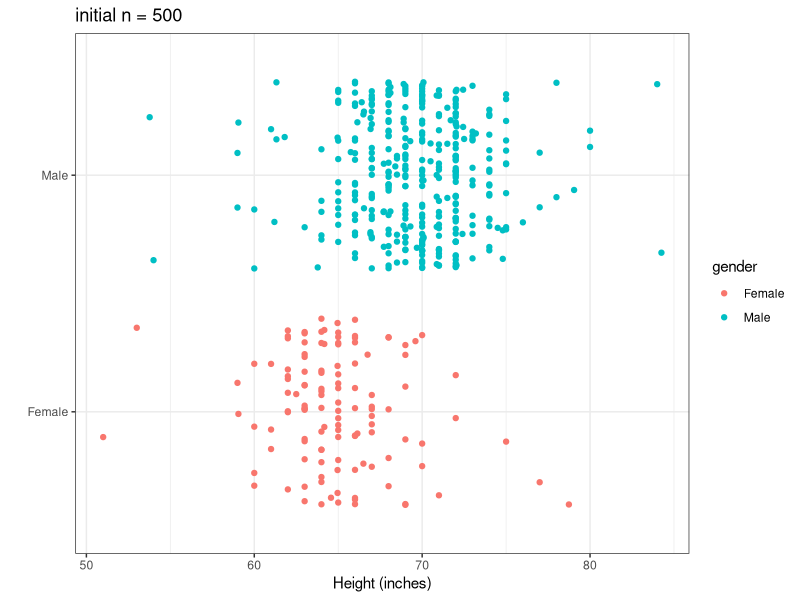
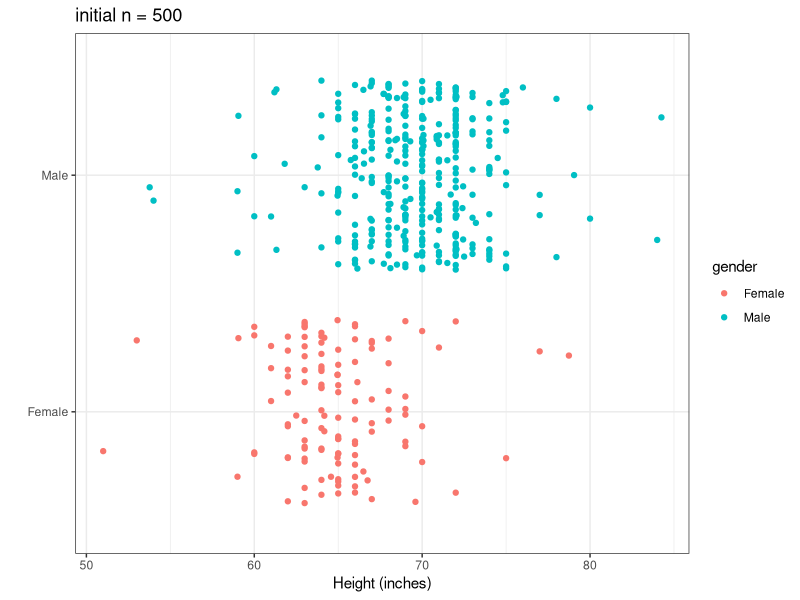

Write the R code that produced these figures, in order.

library(tidyverse)
library(dslabs)

# From: Intro to Data Science
# by Rafael A. Irizarry
# http://rafalab.dfci.harvard.edu/dsbook-part-1/

### Section 17 String Processing ####

# In section 17.7, we deal with a dataset of self-reported heights collected from a sample of students:
heights %>% as_tibble() # cleaned version of the data
reported_heights %>% as_tibble() # the original survey data (pre-cleaning)
# note that the cleaned version has had some of the rows removed already
# the original survey data has the height info stored within strings
# different respondents (students) formatted/entered their height differently... we have heterogeneity in units, format/punctuation, as well as obvious errors etc 

# In this script, we'll use stringr functions to clean up reported_heights
# the desired output is numerical data on each student's height, in consistent measurement units (let's go w/ inches), with values we know are impossible replaced w/ NA

# This is a process... we'll do as well as we can!

# I'm going to build it up step-by-step, and use a github repo to demo the process...

reported_heights$height
# To start, let's build something that handles the diversity of cases we get in a small subset, say, the first 150 entries.
reported_heights$height[1:150]

# Can we describe some of the heterogeneity here?
# 1. whole (integer) numbers between XX-XX that can be assumed as human heights in inches. what XX-XX? 48-84 seems reasonable (4 feet - 7 feet)
# 2. whole (integer) numbers that are between 4-7, that we assume are heights given in feet
  # 2b. decimal numbers between 4-7, that we assume are `feet.inches`
  # 2c. numbers with an intervening space, and the first one is is an integter between 4-7, that we assume are `feet inches`
# 3. decimal numbers that are between 48-84, that we assume are given in inches
# 4. whole (integer) or decimal numbers that are between 120ish - 210ish, that we assume are heights in cm
# 5. really big numbers that we assume are errors
# 6. numbers with ' separator that can be converted to feet and inches
  # 6b. numbers with , separator that can be converted to feet and inches
# ...

n_samp <- 500

output_df <- reported_heights[1:n_samp,] %>% 
  mutate(height = str_replace(height, '\'', '\' ')) %>% 
  mutate(height = str_replace(height, ',', ' ')) %>%  # to handle ',' as foot,inches sep 
  mutate(height = str_replace(height, '  ', ' ')) %>% # let's get spaces as separators
  pull(height) %>% 
  str_split_fixed(., pattern = ' ', n = Inf) %>% # then carve at the spaces
  data.frame() %>% 
  mutate(part_1_num = as.numeric(str_remove_all(X1, pattern = '[^0-9.]'))) %>% 
  mutate(part_2_num = as.numeric(str_remove_all(X2, pattern = '[^0-9.]'))) %>% 
  rename('part_1' = X1, 'part_2' = X2) %>% 
  mutate(height_inches = case_when(
    part_1_num > 48 & part_1_num <= 84 ~ part_1_num,
    part_1_num > 120 & part_1_num <= 215 ~ part_1_num / 2.54,
    part_1_num > 4 & part_1_num <= 7 ~ part_1_num * 12,
    part_1_num > 1.2 & part_1_num <= 2 & is.na(part_2_num) ~ part_1_num * 100 / 2.54, # let's assume a v. small number is m
    TRUE ~ NA
  )) %>% 
  mutate(height_inches = ifelse(part_2 != '' & part_2_num <= 12, height_inches + part_2_num, height_inches)) %>% 
  mutate(decimal_as_inches = part_1_num > 4 & part_1_num <= 7 & (as.character((part_1_num - floor(part_1_num))) %in% as.character(seq(0.1, 0.9, by = 0.1)))) %>% # note the ambiguity, is 5.3s a 5'3"? I will assume as much.
  # this is clunky due to floating point
  mutate(height_inches = ifelse(decimal_as_inches == T, floor(part_1_num) * 12 + 10 * (part_1_num %% floor(part_1_num)), height_inches)) %>% # extra step for the decimal_as_inches format
  mutate(orig = reported_heights[1:n_samp, 'height']) %>% 
  mutate(gender = reported_heights[1:n_samp, 'sex']) %>% 
  select(gender, orig, height_inches)
  
# inspect the output to see if it makese sense
# let's list some cases that need to be handled still:
# row 40 is feet.inches (pretty common format I think)... DONE

# let's take a look at the distribution for the first 150 after cleaning, then expand up to more rows...

(mytitle <- str_c('initial n = ', nrow(output_df), sep = ''))
myplot <- output_df %>% 
  ggplot() + theme_bw() +
  geom_jitter(aes(x = height_inches, y = gender, color = gender), width = 0, height = 0.4) +
  labs(x = 'Height (inches)', y = '') +
  ggtitle(mytitle)
myplot
ggsave(filename = 'cleaned_heights.pdf', plot = myplot, width = 6, height = 4, units = 'in')
# some extreme values... let's continue...

output_df %>% as_tibble() %>% select(height_inches, orig) %>% print(n = Inf) # scan for other cases
output_df %>% as_tibble %>% select(height_inches, orig) %>% 
  slice(c(448))

# row 66 is oddball/uncommon might actually be 5'11"
# row 187 oddball '5 feet and 8.11 inches' not handled
# row 311 is oddball (in words)

# row 194 5.25 might *actually* be 5 and 1/4 feet 
# row 231, 242, 292 similarly values like 5.5 may not be 5'5", but rather 5'6"

# we assume people don't give their fractional height in feet if the fraction is something harder to intuit, like 10ths or 5ths. but they might give their fractional height in feet if it's x.25, x.5, x.75...

# row 320 '5.1' should be 61, why is it 61.2 ??
# rows 332, 492, '5.11' should be 71, not 61.3
# row 372 '6.1' should be 73, not 73.2

# row 448 "2'33" is nonsense/shouldn't be handled (should be NA I think) this is a weird one because they might actually be 2 feet + 33 inches which is possible, but still odd and probably shouldn't be handled DONE

# row 363 that person might be 7 foot and that could be real... let's change to >= to be a just bit more permissive for the extreme heights DONE
# similarly, row 376, 214 might be real for cm height (just over 7 feet) DONE

# row 288 '6,8' is not 68, but rather I think it's 6'8" DONE NOW
# and also row 357 '5,4' should be 64 not 54
# and also row 466 '5,8' should be 68 not 58
